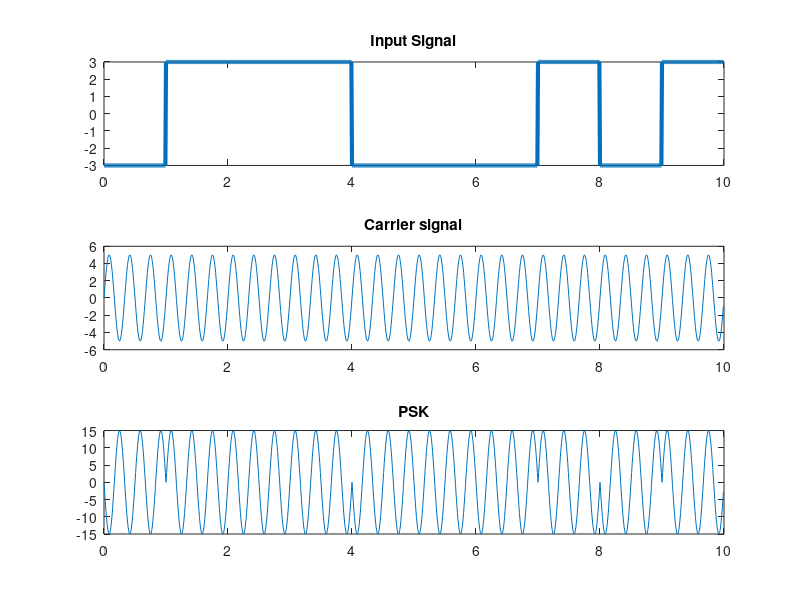

Here is the MATLAB script that generated this plot:
close all;
clear all;
clc;

bits = [0 1 1 1 0 0 0 1 0 1];
bit_dur = 1;
fs = 100;

T = length(bits) * bit_dur;
t = 0:1/fs:T-(1/fs);

for i = 1:length(bits)
  if bits(i) == 0
    x((i-1)*fs*bit_dur+1:i*fs*bit_dur) = ones(1, fs*bit_dur).*-3;
  else
    x((i-1)*fs*bit_dur+1:i*fs*bit_dur) = ones(1, fs*bit_dur).*3;
  endif
endfor

subplot(3,1,1);
plot(t, x, 'linewidth', 3);
ylim([-3, 3]);
title("Input Signal");

a = 5;
fc = 3;

sig = a .* sin ( 2* pi * fc * t);
subplot(3,1,2);
plot(t, sig);
title("Carrier signal"); 

% modulation
sig = sig.*x;
subplot(3,1,3);
plot(t, sig);
title("PSK"); 
